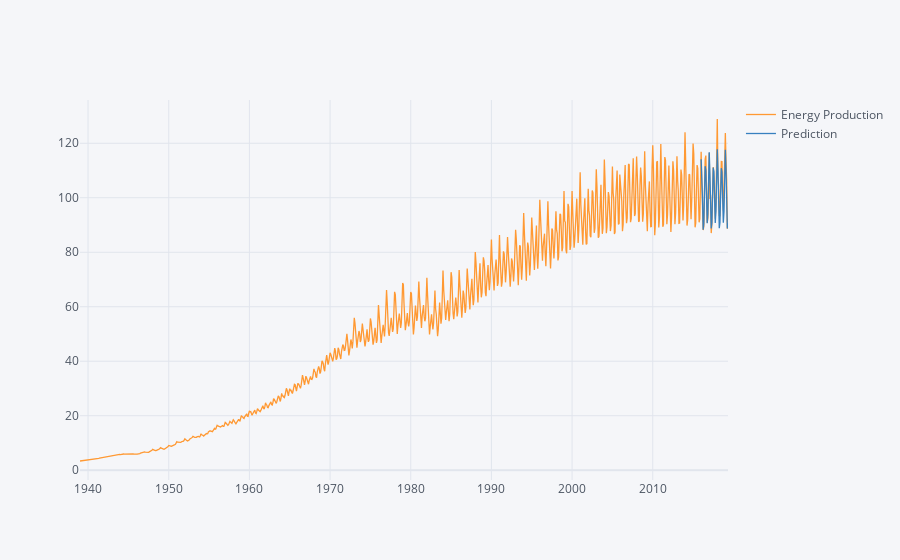

Notebook source saved alongside this figure:
### Code cell
pd.concat([data,future_forecast],axis=1).iplot()

### Figure 1 — Plotly figure (JSON) as saved in the notebook; plotly's stock layout.template omitted (floating-point values rounded to 4 significant figures; data arrays with more than 128 entries replaced by an {"elided": "..."} marker saying what was removed)
{"data": [{"line": {"color": "rgba(255, 153, 51, 1.0)", "dash": "solid", "shape": "linear", "width": 1.3}, "mode": "lines", "name": "Energy Production", "text": "", "type": "scatter", "x": {"elided": "965 str values"}, "y": {"elided": "965 float values"}}, {"line": {"color": "rgba(55, 128, 191, 1.0)", "dash": "solid", "shape": "linear", "width": 1.3}, "mode": "lines", "name": "Prediction", "text": "", "type": "scatter", "x": {"elided": "965 str values"}, "y": {"elided": "965 mixed values"}}], "layout": {"legend": {"bgcolor": "#F5F6F9", "font": {"color": "#4D5663"}}, "paper_bgcolor": "#F5F6F9", "plot_bgcolor": "#F5F6F9", "title": {"font": {"color": "#4D5663"}}, "xaxis": {"gridcolor": "#E1E5ED", "showgrid": true, "tickfont": {"color": "#4D5663"}, "title": {"font": {"color": "#4D5663"}, "text": ""}, "zerolinecolor": "#E1E5ED"}, "yaxis": {"gridcolor": "#E1E5ED", "showgrid": true, "tickfont": {"color": "#4D5663"}, "title": {"font": {"color": "#4D5663"}, "text": ""}, "zerolinecolor": "#E1E5ED"}}}
